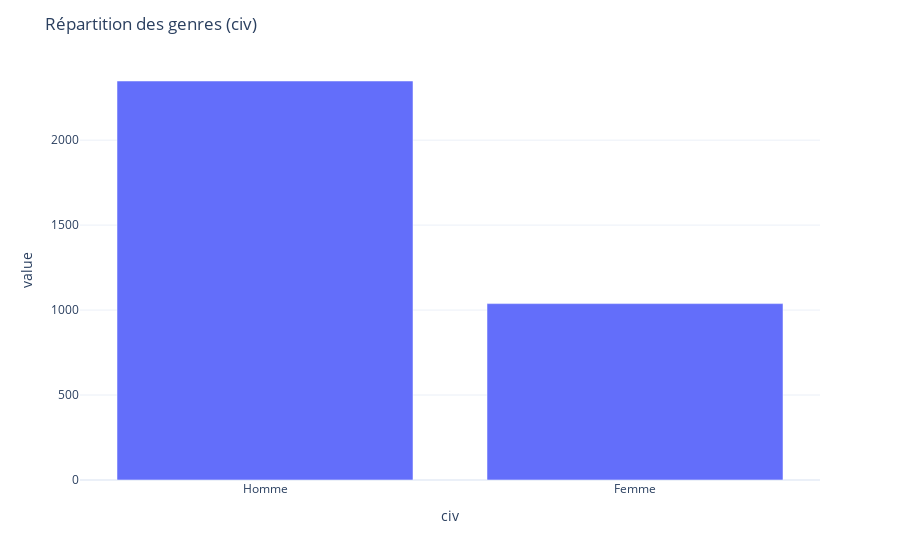

This figure's notebook cell:
### Code cell
fig = px.bar(df["civ"].value_counts())
fig.update_layout(
    title="Répartition des genres (civ)", template="plotly_white", showlegend=False
)
fig.show()

### Figure 1 — Plotly figure (JSON) as saved in the notebook; plotly's stock layout.template omitted (floating-point values rounded to 4 significant figures)
{"data": [{"alignmentgroup": "True", "hovertemplate": "variable=count<br>civ=%{x}<br>value=%{y}<extra></extra>", "legendgroup": "count", "marker": {"color": "#636efa", "pattern": {"shape": ""}}, "name": "count", "offsetgroup": "count", "orientation": "v", "showlegend": true, "textposition": "auto", "type": "bar", "x": ["Homme", "Femme"], "xaxis": "x", "y": [2348, 1038], "yaxis": "y"}], "layout": {"barmode": "relative", "legend": {"title": {"text": "variable"}, "tracegroupgap": 0}, "margin": {"t": 60}, "showlegend": false, "title": {"text": "Répartition des genres (civ)"}, "xaxis": {"anchor": "y", "domain": [0, 1], "title": {"text": "civ"}}, "yaxis": {"anchor": "x", "domain": [0, 1], "title": {"text": "value"}}}}
